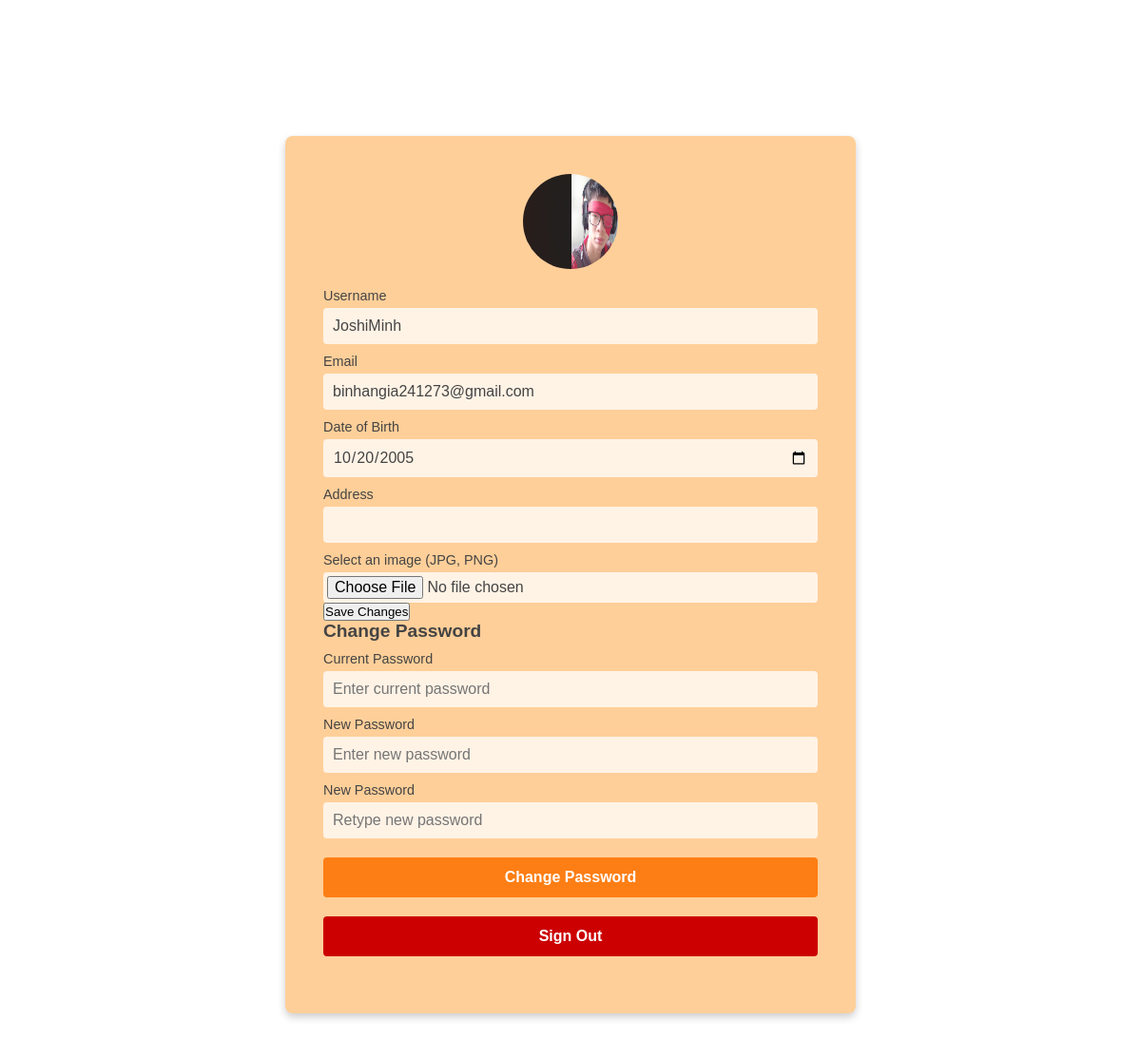
Screenshot of /logged1.php (signed in) with the database file from the repository.
### tables this page shows
CREATE TABLE "users" (
    user_id INTEGER PRIMARY KEY AUTOINCREMENT,
    name VARCHAR,
    email TEXT,
    password_hash TEXT,
    date_of_birth DATE,
    profile_image TEXT,
    cart TEXT,
    address TEXT
);

### logged1.php (the view, shortened to what this page needs)
<?php
require_once 'db.php';
$userId = $_SESSION['user_id'] ?? 0;
$stmt = $pdo->prepare("SELECT name, email, date_of_birth, profile_image, address FROM users WHERE user_id = :user_id");
$stmt->execute(['user_id' => $userId]);
$user = $stmt->fetch() ?: [
    'name' => '',
    'email' => '',
    'date_of_birth' => '',
    'profile_image' => 'default.jpg',
    'address' => ''
];
?>
<!DOCTYPE html>
<html lang="en">
<head>
    <link rel="stylesheet" href="styles.css">
</head>
<body>
    <div class="profile-container">
        <div class="profile-avatar">
            <img src="images/sonnguyen.png" alt="Profile Avatar">
        </div>
        <form class="profile-form">
        <div class="form-group">
            <label for="username">Username</label>
            <input type="text" class="form-control" id="username" name="username" value="<?= htmlspecialchars($user['name']); ?>" required>
        </div>
        <div class="form-group">
            <label for="email">Email</label>
            <input type="email" class="form-control" id="email" name="email" value="<?= htmlspecialchars($user['email']); ?>" readonly>
        <div class="form-group">
            <label for="dob">Date of Birth</label>
            <input type="date" class="form-control" id="dob" name="dob" value="<?= htmlspecialchars($user['date_of_birth']); ?>">
            <label for="address">Address</label>
            <input type="text" class="form-control" id="address" name="address" value="<?= htmlspecialchars($user['address']); ?>">
        <div class="form-group">
            <label for="image-upload">Select an image (JPG, PNG)</label>
            <input type="file" class="form-control-file" id="profile-image" name="profile_image" accept=".jpg, .jpeg, .png">
        </div>
            <button type="submit" class="btn btn-primary btn-block" name="save-changes">Save Changes</button>
        </form>
        <div class="change-password">
            <h3>Change Password</h3>
            <label for="current-password">Current Password</label>
            <input type="password" id="current-password" placeholder="Enter current password">
            <label for="new-password">New Password</label>
            <input type="password" id="new-password" placeholder="Enter new password">
            <label for="retype-new-password">New Password</label>
            <input type="password" id="retype-new-password" placeholder="Retype new password">
            <button type="submit" class="save-changes-button">Change Password</button>
        <form method="post">
            <button type="submit" name="logout" class="sign-out-button">Sign Out</button>
        </form>
        </div>
    </div>
</body>
</html>

### logged1.php (style rules this page uses)
* { box-sizing: border-box; margin: 0; padding: 0; font-family: Arial, sans-serif; }
body, html { background-color: #fff; color: #fff; height: 100%; margin: 0; display: flex; justify-content: center; align-items: center; margin-top: 17%; margin-bottom: 17%; width: 100%; }
.profile-container { background-color: #ffcf99; padding: 30px; border-radius: 8px; max-width: 600px; width: 100%; box-shadow: 0 4px 8px rgba(0, 0, 0, 0.2); }
.profile-avatar { display: flex; justify-content: center; margin-bottom: 20px; }
.profile-avatar img { width: 100px; height: 100px; border-radius: 50%; }
.profile-form, .change-password { margin-bottom: 20px; }
.profile-form label, .change-password label { font-size: 0.9em; color: #444; margin-top: 10px; display: block; }
.profile-form input, .change-password input { width: 100%; padding: 10px; margin-top: 5px; border: none; border-radius: 4px; background-color: #fff3e6; color: #444; font-size: 1em; }
.profile-form input[type="file"] { padding: 4px; background-color: #fff3e6; color: #444; }
.save-changes-button { width: 100%; padding: 12px; margin-top: 20px; border: none; border-radius: 4px; background-color: #fd7e14; color: #fff; font-weight: bold; cursor: pointer; font-size: 1em; }
.sign-out-button { width: 100%; padding: 12px; margin-top: 20px; border: none; border-radius: 4px; background-color: #c00; color: #fff; font-weight: bold; cursor: pointer; font-size: 1em; }
.change-password h3 { font-size: 1.2em; margin-bottom: 10px; color: #444; }
@media (min-width: 768px) { .profile-container { padding: 40px; } }

### rows the page displays
users: username "JoshiMinh", email "binhangia241273@gmail.com", dob "10/20/2005"
